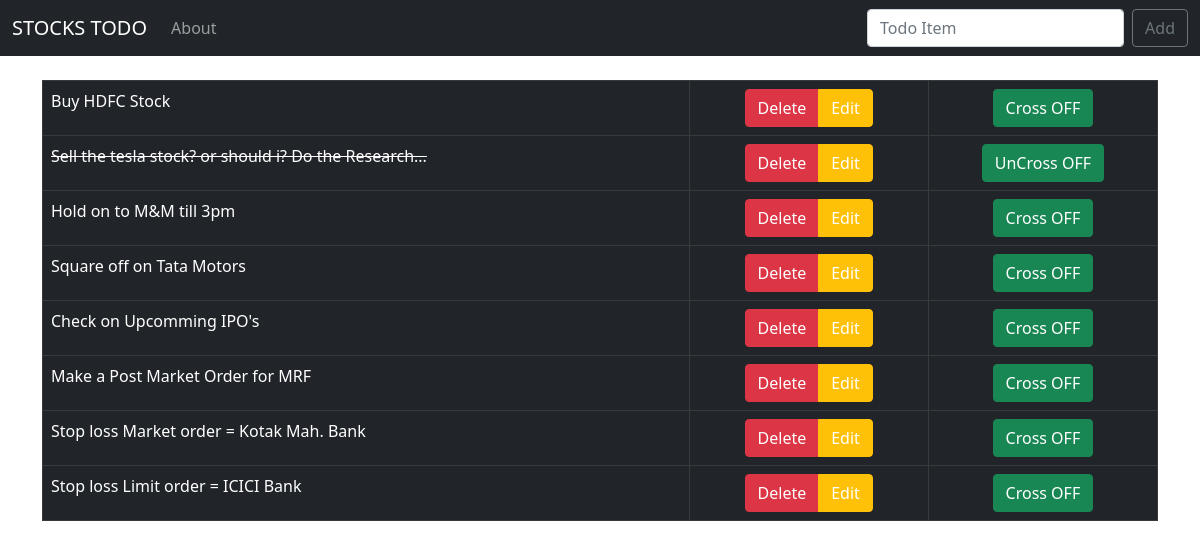
The app's page /, older data.
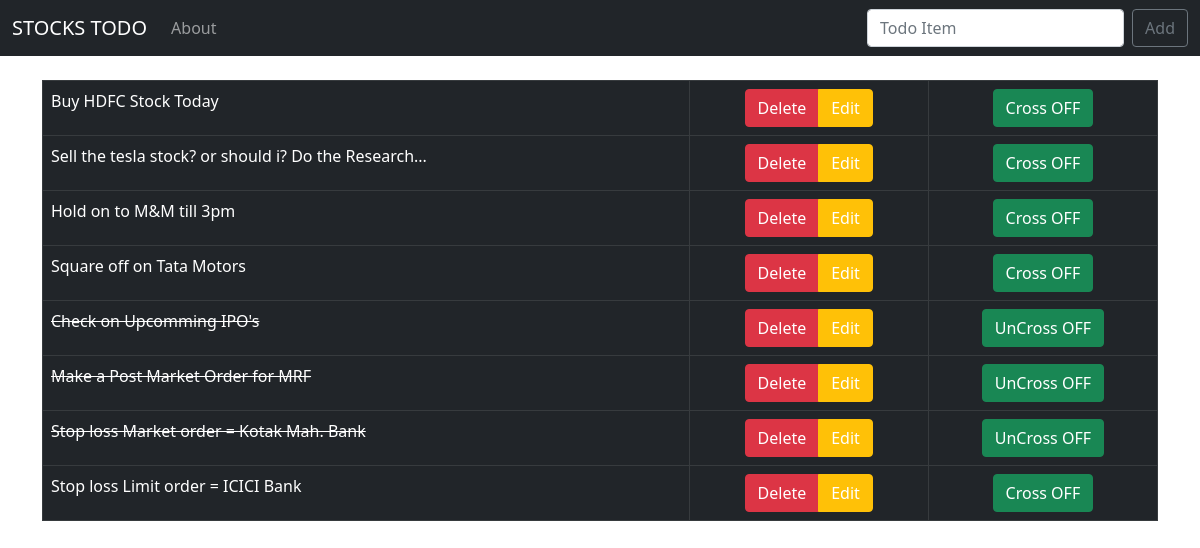
The same page, newer data.
### todo_list/models.py (models this page shows, shortened)
class List(models.Model):
    item = models.CharField(max_length=200)
    completed = models.BooleanField(default=False)

### todo_list/views.py (the view)
# urls.py: path('', views.home, name='home'),
def home(request):
    if request.method == 'POST':
        form = ListForm(request.POST or None)
        if form.is_valid():
            form.save()
            all_items = List.objects.all
            messages.success(request, ("Reminder Added to your List!"))
            return render(request, 'home.html', {'all_items': all_items})
    else:
        all_items = List.objects.all
        return render(request, 'home.html', {'all_items': all_items})

### todo_list/templates/home.html (shortened to what this page needs)
{% extends 'base.html' %}
{% block content %}
    {% if all_items %}
    <table class="table table-bordered">
    {% for things in all_items %}
        {% if things.completed %}
            <tr class="table-dark">
                <td class="striker">{{ things.item }}</td>
                <td><center>
                <div class="btn-group" role="group" aria-label="Basic mixed styles example">
                    <button type="button" class="btn btn-danger"><a href="{% url 'delete' things.id %}">Delete</a></button>
                    <button type="button" class="btn btn-warning"><a href="{% url 'edit' things.id %}">Edit</a></button>
                  </div>
                </center></td>
                <td><center><button type="button" class="btn btn-success"><a href="{% url 'uncross' things.id %}">UnCross OFF</a></button></center></td>
            </tr>
        {% else %}
            <tr class="table-dark">
                <td>{{ things.item }}</td>
                <td><center>
                    <div class="btn-group" role="group" aria-label="Basic mixed styles example">
                        <button type="button" class="btn btn-danger"><a href="{% url 'delete' things.id %}">Delete</a></button>
                        <button type="button" class="btn btn-warning"><a href="{% url 'edit' things.id %}">Edit</a></button>
                      </div>
                </center></td>
            <td><center><button type="button" class="btn btn-success"><a href="{% url 'cross_off' things.id %}">Cross OFF</a></button></center></td>
            </tr>
        {% endif %}
    {% endfor %}
    </table>
    {% endif %}
{% endblock %}

Row changes from the older to the newer data that the page shows:
changed List: item "Buy HDFC Stock" → "Buy HDFC Stock Today"
changed List "Sell the tesla stock? or should i? Do the Research...": completed "UnCross OFF" → "Cross OFF"
changed List "Check on Upcomming IPO's": completed "Cross OFF" → "UnCross OFF"
changed List "Make a Post Market Order for MRF": completed "Cross OFF" → "UnCross OFF"
changed List "Stop loss Market order = Kotak Mah. Bank": completed "Cross OFF" → "UnCross OFF"
